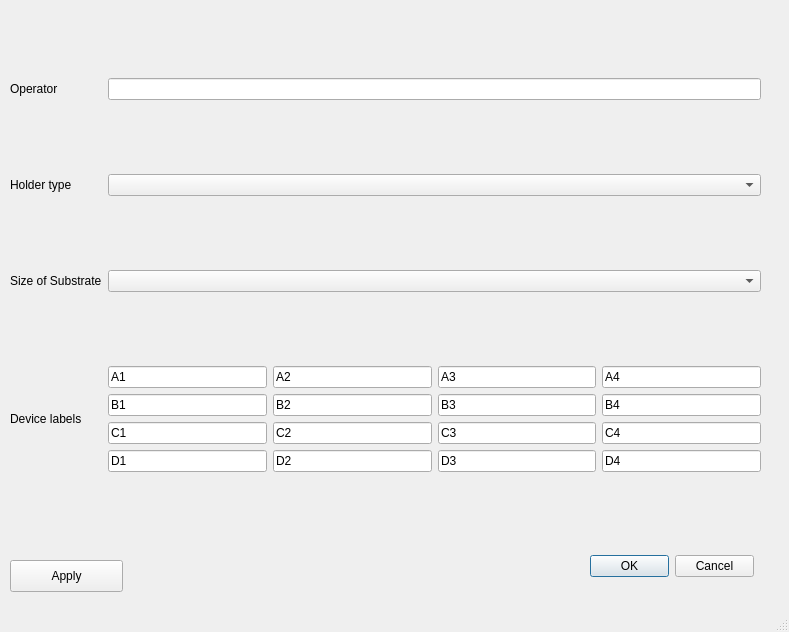
<?xml version="1.0" encoding="UTF-8"?>
<ui version="4.0">
 <class>MainWindow</class>
 <widget class="QMainWindow" name="MainWindow">
  <property name="geometry">
   <rect>
    <x>0</x>
    <y>0</y>
    <width>789</width>
    <height>632</height>
   </rect>
  </property>
  <property name="windowTitle">
   <string>MainWindow</string>
  </property>
  <widget class="QWidget" name="centralwidget">
   <widget class="QWidget" name="gridLayoutWidget">
    <property name="geometry">
     <rect>
      <x>10</x>
      <y>10</y>
      <width>751</width>
      <height>531</height>
     </rect>
    </property>
    <layout class="QGridLayout" name="windowGridLayout">
     <item row="3" column="0">
      <widget class="QLabel" name="devLabel">
       <property name="text">
        <string>Device labels</string>
       </property>
      </widget>
     </item>
     <item row="3" column="2">
      <layout class="QGridLayout" name="devGridLayout">
       <item row="0" column="0">
        <widget class="QLineEdit" name="devA1Text">
         <property name="text">
          <string>A1</string>
         </property>
        </widget>
       </item>
       <item row="1" column="0">
        <widget class="QLineEdit" name="devB1Text">
         <property name="text">
          <string>B1</string>
         </property>
        </widget>
       </item>
       <item row="2" column="0">
        <widget class="QLineEdit" name="devC1Text">
         <property name="text">
          <string>C1</string>
         </property>
        </widget>
       </item>
       <item row="3" column="0">
        <widget class="QLineEdit" name="devD1Text">
         <property name="text">
          <string>D1</string>
         </property>
        </widget>
       </item>
       <item row="0" column="1">
        <widget class="QLineEdit" name="devA2Text">
         <property name="text">
          <string>A2</string>
         </property>
        </widget>
       </item>
       <item row="0" column="2">
        <widget class="QLineEdit" name="devA3Text">
         <property name="text">
          <string>A3</string>
         </property>
        </widget>
       </item>
       <item row="0" column="3">
        <widget class="QLineEdit" name="devA4Text">
         <property name="text">
          <string>A4</string>
         </property>
        </widget>
       </item>
       <item row="1" column="1">
        <widget class="QLineEdit" name="devB2Text">
         <property name="text">
          <string>B2</string>
         </property>
        </widget>
       </item>
       <item row="1" column="2">
        <widget class="QLineEdit" name="devB3Text">
         <property name="text">
          <string>B3</string>
         </property>
        </widget>
       </item>
       <item row="1" column="3">
        <widget class="QLineEdit" name="devB4Text">
         <property name="text">
          <string>B4</string>
         </property>
        </widget>
       </item>
       <item row="2" column="1">
        <widget class="QLineEdit" name="devC2Text">
         <property name="text">
          <string>C2</string>
         </property>
        </widget>
       </item>
       <item row="2" column="2">
        <widget class="QLineEdit" name="devC3Text">
         <property name="text">
          <string>C3</string>
         </property>
        </widget>
       </item>
       <item row="2" column="3">
        <widget class="QLineEdit" name="devC4Text">
         <property name="text">
          <string>C4</string>
         </property>
        </widget>
       </item>
       <item row="3" column="1">
        <widget class="QLineEdit" name="devD2Text">
         <property name="text">
          <string>D2</string>
         </property>
        </widget>
       </item>
       <item row="3" column="2">
        <widget class="QLineEdit" name="devD3Text">
         <property name="text">
          <string>D3</string>
         </property>
        </widget>
       </item>
       <item row="3" column="3">
        <widget class="QLineEdit" name="devD4Text">
         <property name="text">
          <string>D4</string>
         </property>
        </widget>
       </item>
      </layout>
     </item>
     <item row="2" column="2">
      <widget class="QComboBox" name="sizeSubsCBox"/>
     </item>
     <item row="0" column="2">
      <widget class="QLineEdit" name="operatorText">
       <property name="text">
        <string/>
       </property>
      </widget>
     </item>
     <item row="2" column="0">
      <widget class="QLabel" name="sizeSubsLabel">
       <property name="text">
        <string>Size of Substrate</string>
       </property>
      </widget>
     </item>
     <item row="0" column="0">
      <widget class="QLabel" name="operatorLabel">
       <property name="text">
        <string>Operator</string>
       </property>
      </widget>
     </item>
     <item row="1" column="0">
      <widget class="QLabel" name="holderTypeLabel">
       <property name="text">
        <string>Holder type</string>
       </property>
      </widget>
     </item>
     <item row="1" column="2">
      <widget class="QComboBox" name="holderTypeCBox"/>
     </item>
    </layout>
   </widget>
   <widget class="QPushButton" name="applyButton">
    <property name="geometry">
     <rect>
      <x>10</x>
      <y>560</y>
      <width>113</width>
      <height>32</height>
     </rect>
    </property>
    <property name="text">
     <string>Apply</string>
    </property>
   </widget>
   <widget class="QDialogButtonBox" name="buttonBox">
    <property name="geometry">
     <rect>
      <x>590</x>
      <y>550</y>
      <width>164</width>
      <height>32</height>
     </rect>
    </property>
    <property name="standardButtons">
     <set>QDialogButtonBox::Cancel|QDialogButtonBox::Ok</set>
    </property>
   </widget>
  </widget>
  <widget class="QMenuBar" name="menubar">
   <property name="geometry">
    <rect>
     <x>0</x>
     <y>0</y>
     <width>789</width>
     <height>22</height>
    </rect>
   </property>
  </widget>
  <widget class="QStatusBar" name="statusbar"/>
 </widget>
 <resources/>
 <connections/>
</ui>
